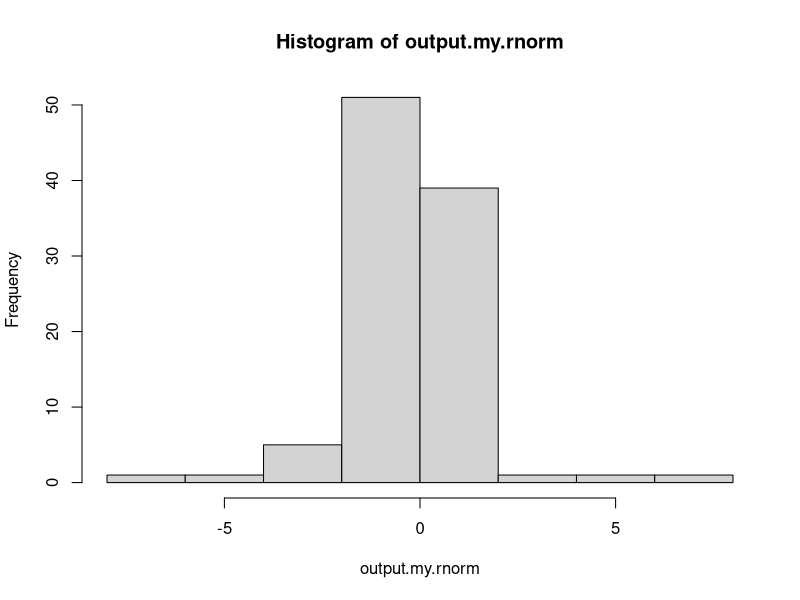
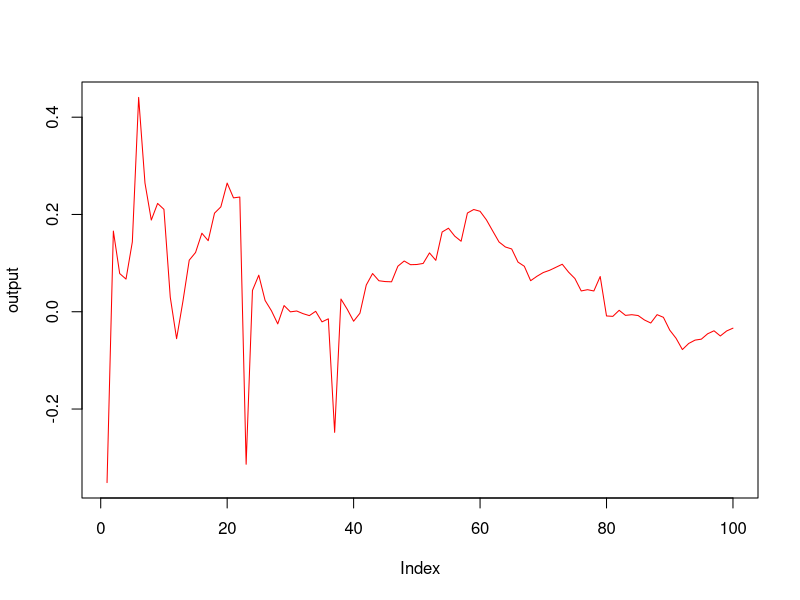
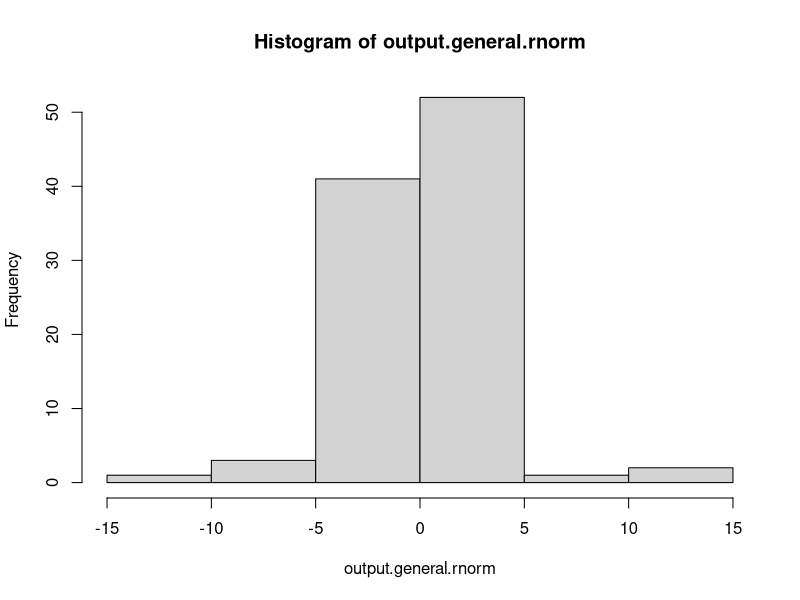
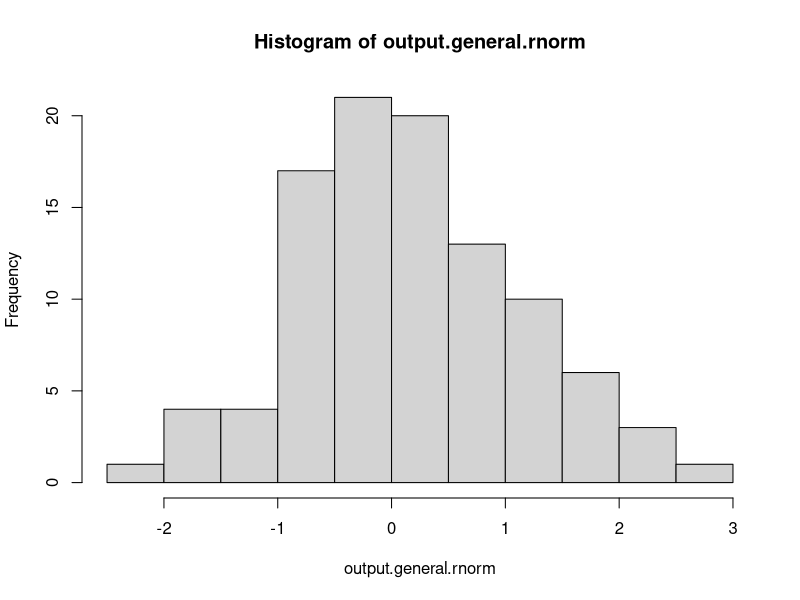
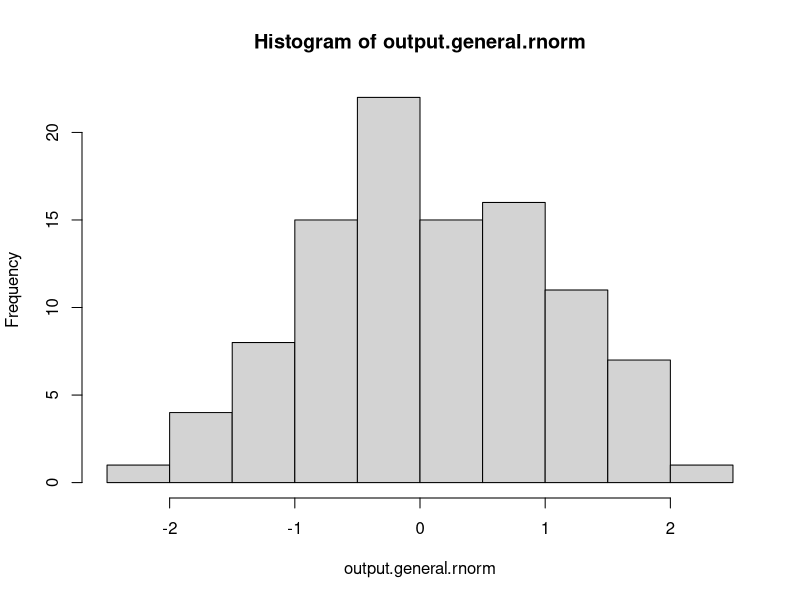

Here is the R script that generated these plots, in order:
#I confirm that the attached is my own work, except where clearly indicated in the text.

#Marsaglia and Bray's method

set.seed(seed=13)    #reproduce the same random objects to help me evaluate my tasks
U <- runif(2, min=0, max=1)    #part1  #generate a pair of uniformly distributed random deviates

#my.U function will be using for transformation of a pair of uniformly distribued random deviates to unit square #by my.U(U) 
my.U <- function(X){        #the function has one argument without default, X, number of values to return 
        Y <- 2*X-1          #part2   #transformation               
        return(Y)
}

#my.W function creates 'w' (with criteria)   #part3
my.W <- function(X){     #the function has one argument without default, X, number of values to return     
        Ui <- my.U(X)        #transformed U's will be using for w, so i called back my.U function
        w <- sum(Ui^2)       #part3   # w=U1^2+U2^2  equation of w 
        while (w > 1){                       #criteria: if w>1, 
                U2 <- runif(2, min=0, max=1)   #it will keep creating a new pair of uniformly distribued random deviates
                Ui <- my.U(U2)                 #and transform the new pair
                w <- sum(Ui^2)                 #and calculate the new w if they meet the criteria
        }
        Z <- w
        return(Z)
}

#my.v function creates 'v'   #part3
my.v <- function(X){         #the function has one argument without default, X, number of values to return
        v <- sqrt( ( -2*log(X) ) /X)   #equation of v
        return(v)
}

#my.rnorm function returns a vector of pseudo-random values from a normal distribution and has three arguments. 
        #The first argument is the number of values to return (no default).
        #The second argument is mean (default=0)
        #The third argument is standart deviation (default=1)
my.rnorm <- function (n, mu=0, sigma=1){    
        n2 <- n/2               #to generate n number of simulations, n/2 simulations will be taken because Marsaglia algorithm produces a pair
                                #if n is an odd number, R will round that odd number to the below even number. 
        my.list = list()        #create an empty list
        for(i in 1:n2){         #generate n/2 number of simulations 
                U <- runif(2, min=0, max=1) #generate a pair of uniformly distributed random deviates
                Ui <- my.U(U)               #transform the distribution from (0,1) to [-1,1] 
                W <- my.W(U)                #calling back my.W function with input of generated a pair of uniformly distributed random deviates
                v <- my.v(W)                #calling back my.v function with input of generated W
                x <- (v)*(Ui)               #part4 and #part 5   #deliver X1 and X2 by multiplying v and Ui
                Y <- (x*sigma)+mu           #multiplying the values by sigma and adding mu
                my.list=c(my.list,Y)        #generate n number of simulations with delivered Y
        }
        vec <- unlist(my.list)   #'unlist' tronsforms 'list' to 'vector'
        return(vec)
}


#Box-Mueller algorithm

set.seed(seed=13)   #reproduce the same random objects to help me evaluate my tasks

#box.rnorm function returns a vector of pseudo-random values from a normal distribution and has three arguments.  
        #The first argument is the number of values to return (no default).
        #The second argument is mean (default=0)
        #The third argument is standart deviation (default=1)
box.rnorm <- function (n, mean=0, sd=1) {  
        n2 <- n/2               #to generate n number of simulations, n/2 simulations will be taken because Box-Mueller algorithm produces a pair
                                 #if n is an odd number, R will round that odd number to the below even number. 
        box.list = list()        #create an empty list
        for(i in 1:n2){         #generate n/2 number of simulations 
                U <- runif(2, min=0, max=1)     #generate a pair of uniformly distributed random deviates
                K <- 2*pi*(U[1])                #I defined K and L to follow formula more easily
                L <- sqrt((-2)*log(U[2]))       #formula transforms a pair of uniformly distributed random deviates to polar coordinates
                X1 <- (sin(K))*L                # deliver X1      #part3 
                X2 <- (cos(K))*L                           #and X2     #part3 
                a <- c(X1,X2)                   #combine the polar coordinates
                box.list=c(box.list, a)         #generate n number of simulations with delivered polar coordinates
        }
        box.vector <- unlist(box.list)          #'unlist' tronsforms 'list' to 'vector'
        return (box.vector)
}

#Central limit theorem

set.seed(13)    #reproduce the same random objects to help me evaluate my tasks

#CLT.rnorm function returns a vector of pseudo-random values from a normal distribution and has three arguments.  
        #The first argument is the number of values to return (no default).
        #The second argument is mean (default=0)
        #The third argument is standart deviation (default=1)
CLT.rnorm <- function(n, mean=0, sd=1){  
        CLT.list = list()       #create empty list
        for(i in 1:n){          #generate n number of simulations 
                U <- runif(16, min=0, max=1)     #generate sixteen uniformly distribued random deviates, #part1
                x <- (sum(U)-8)*sqrt(12/16)      #insert central limit theorem for generated sixteen uniformly distribued random deviates #part 2 and #part3
                CLT.list=c(CLT.list,x)           #combine the list with delivered x and number of simulations
        }
        CLT.vec <- unlist(CLT.list)       #'unlist' tronsforms 'list' to 'vector'
        return(CLT.vec)                 
}


#general.rnorm
set.seed(seed=13)    #reproduce the same random objects to help me evaluate my tasks

#general.rnorm function returns a vector of pseudo-random normally-distributed daviates and has two arguments.
        #the first argument is the number of values to return (no default)
        #the second argument is method type, 3 methods are defined (default=1)
                # 1. Marsaglia and Bray, 2. Box and Mueller and 3. central-limit theorem
general.rnorm <- function(X, select = 1){     #"1" is default value for second argument, means that if the second argument is not given the function will automaticly select=1
        if(select==1){             #if select=1, general.rnorm will use Marsaglia and Bray algorithm which is my.rnorm() 
        output <- my.rnorm(X)      #my.rnorm will take the number of simulations as input and deliver the pseudo-random values from a normal distribution 
        return(output)             
        } 
        if(select==2){      #if select=2, general.rnorm will use Box and Mueller algorithm which is box.rnorm()
        output <- box.rnorm(X)  #box.rnorm will take the number of simulations as input and deliver the pseudo-random values from a normal distribution 
        return(output)
        } 
        if(select==3) {    #if select=3, general.rnorm will use central-limit theorem algorithm which is CLT.rnorm()
        output <- CLT.rnorm(X)   #CLT.rnorm will take the number of simulations as input and deliver the pseudo-random values from a normal distribution 
        return(output)
        } 
        if(select!=1) {     #if the second argument is not 1
            if(select!=2){     #and if it is not 2
                if(select!=3){    #and if it is also not 3 
                        print("invalid arguments")   #then print "invalid arguments" 
                }
            }            
        }
}



#1.test function 
#'is.while.loop.working' function tests the while loop (defined in my.W function for #Marsaglia and Bray's method)
is.while.loop.working <- function(x) {  
        new_w <- my.W(x)
        if(new_w > 1) {         # if the outcomes of my.W greater than 1, my test will fail
                print("test failed")
        }
        if(new_w <=1){   # if the outcomes of my.W smaller or equal to 1, my test will pass
                print("test passed") 
        }
}

is.while.loop.working(U)  #"test passed"


#2.test function
#'test.my.rnorm function' tests if my.rnorm produces odd numbers, it should not be producing an odd number because the algorithm generates pairs
test.my.rnorm <- function(x){      
        lengthy <- length(x)       
        OddEven <- lengthy%%2   #if you divide a number in half, you can find out is it odd or even from its remainder #modulus
        if(OddEven==1){
                print("test failed")    #if it is an odd it will have a remainder of 1
        }
        if (OddEven==0){
                print("test passed")    #if it is an even it will have a remainder of 0
        }
}
#examples
test.my.rnorm(my.rnorm(11))
test.my.rnorm(my.rnorm(4))   


#3.test function
#'test2.my.rnorm' creates histograms of my.rnorm's outputs #tests for density and distribution 
test2.my.rnorm <- function(x){   
        output.my.rnorm <- my.rnorm(x)  #generate x number of simulations for my.rnorm()
        a <- hist(output.my.rnorm)   #create histogram from output.my.rnorm
        return(a)
}
#example
test2.my.rnorm(100)


#4.test function
test3.my.rnorm <- function(x){             #to test convergence
        output.my.rnorm <- my.rnorm(x)  
        output <- cumsum(output.my.rnorm)/seq_along(output.my.rnorm)  #cumulative mean
        y <- plot(output, type="l", col="red")        #convergence can be seen on plot
        return(y)
}
#example
test3.my.rnorm(100)


#5.test function
#'test.general.rnorm' creates histograms of general.rnorm's outputs   #tests for density and distribution 
test.general.rnorm <- function(x, y){   
        output.general.rnorm <- general.rnorm(x, y)  #x for the number of values to return and y for method as defined above
        a <- hist(output.general.rnorm)    #create histogram from output.general.rnorm
        return(a)
}

#examples
test.general.rnorm(100,1)
test.general.rnorm(100,2)
test.general.rnorm(100,3)